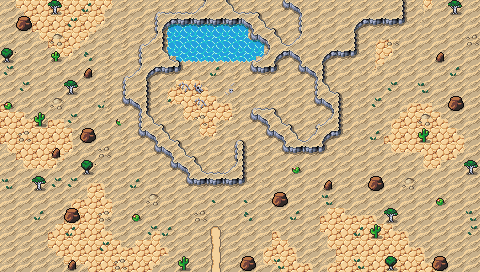

The image is a tile-based game level rendered from a .tmx file. Its description and source (layers, tilesets, objects; grid data summarised) follow:
An orthogonal 30x17 tile map with 16x16 px tiles, 4 tile layers (Background, Ground, Clutter, Cave), 3 tilesets and 21 objects.

<map version="1.10" tiledversion="1.10.1" orientation="orthogonal" renderorder="right-down" width="30" height="17" tilewidth="16" tileheight="16" infinite="0" nextlayerid="8" nextobjectid="78">
 <editorsettings>
  <export target="wastetown..tmx" format="tmx" />
 </editorsettings>
 <tileset firstgid="1" source="../../tileset/main.tsx" />
 <tileset firstgid="10113" source="../../tileset/buildings.tsx" />
 <tileset firstgid="11905" source="../../tileset/dungeon/dungeon_bis.tsx" />
 <layer id="1" name="Background" width="30" height="17">
  <data>[510 cells, 510 non-empty, 2 distinct tile ids]</data>
 </layer>
 <layer id="2" name="Ground" width="30" height="17">
  <data>[510 cells, 201 non-empty, 20 distinct tile ids]</data>
 </layer>
 <layer id="3" name="Clutter" width="30" height="17">
  <data>[510 cells, 117 non-empty, 23 distinct tile ids]</data>
 </layer>
 <layer id="7" name="Cave" width="30" height="17">
  <properties>
   <property name="spriteLayer" type="bool" value="true" />
  </properties>
  <data>[510 cells, 203 non-empty, 42 distinct tile ids]</data>
 </layer>
 <objectgroup id="4" name="Objects">
  <object id="38" template="../../obj/entry_up.tx" x="192" y="281" width="48" height="16">
   <properties>
    <property name="teleport" value="" />
   </properties>
  </object>
  <object id="51" template="../../obj/treasure.tx" x="280.568" y="78.4081" />
  <object id="52" template="../../obj/gold.tx" x="4.22891" y="16.5203" />
  <object id="56" template="../../obj/collision.tx" x="-16" y="0" width="16" height="272" />
  <object id="57" template="../../obj/collision.tx" x="480" y="0" width="16" height="272" />
  <object id="58" template="../../obj/collision.tx" x="-16" y="272" width="512" height="16" />
  <object id="59" template="../../obj/collision.tx" x="-16" y="-16" width="512" height="16" />
  <object id="60" template="../../obj/booster.tx" x="288.887" y="95.5172">
   <properties>
    <property name="reward">[
  {
    "editions": [  "RNA" ],
    "type": "card",
    "count": 10,
    "rarity": [ "Common" ]
    "colors": [ "white","green"]
  },
  {
    "editions": [ "RNA" ],
    "type": "card",
    "count": 3,
    "rarity": [ "Uncommon" ]
    "colors": [ "white","green" ]
  },
  {
    "editions": [ "RNA" ],
    "type": "card",
    "count": 1,
    "rarity": [ "Rare", "Mythic Rare" ]
    "colors": [ "white","green" ]
  }
]
</property>
   </properties>
  </object>
  <object id="62" template="../../obj/manashards.tx" x="289.784" y="117.036" />
  <object id="63" template="../../obj/enemy.tx" x="254.261" y="98.1235">
   <properties>
    <property name="enemy" value="Lion" />
    <property name="pursueRange" type="int" value="30" />
    <property name="threatRange" type="int" value="30" />
   </properties>
  </object>
  <object id="64" template="../../obj/enemy.tx" x="208.514" y="129.121">
   <properties>
    <property name="enemy" value="Lion" />
    <property name="pursueRange" type="int" value="30" />
   </properties>
  </object>
  <object id="65" template="../../obj/enemy.tx" x="97.7156" y="113.014" visible="1">
   <properties>
    <property name="enemy" value="Caracal" />
    <property name="pursueRange" type="int" value="30" />
    <property name="threatRange" type="int" value="30" />
    <property name="waypoints" value="76,70,69,68" />
   </properties>
  </object>
  <object id="67" template="../../obj/enemy.tx" x="396.57" y="99.4031">
   <properties>
    <property name="enemy" value="Caracal" />
    <property name="fleeRange" value="30" />
    <property name="pursueRange" type="int" value="30" />
    <property name="threatRange" type="int" value="30" />
    <property name="waypoints" value="72,71,72,77" />
   </properties>
  </object>
  <object id="68" template="../../obj/waypoint.tx" x="95.8719" y="48.374" />
  <object id="69" template="../../obj/waypoint.tx" x="16.0097" y="48.7768" />
  <object id="70" template="../../obj/waypoint.tx" x="13.7678" y="254.501" />
  <object id="71" template="../../obj/waypoint.tx" x="466.374" y="60.3981" />
  <object id="72" template="../../obj/waypoint.tx" x="383.855" y="127.914" />
  <object id="75" template="../../obj/enemy.tx" x="175.709" y="97.6389">
   <properties>
    <property name="enemy" value="Lion" />
    <property name="pursueRange" type="int" value="30" />
   </properties>
  </object>
  <object id="76" template="../../obj/waypoint.tx" x="98.4119" y="248.883" />
  <object id="77" template="../../obj/waypoint.tx" x="332.621" y="176.739" />
 </objectgroup>
</map>
